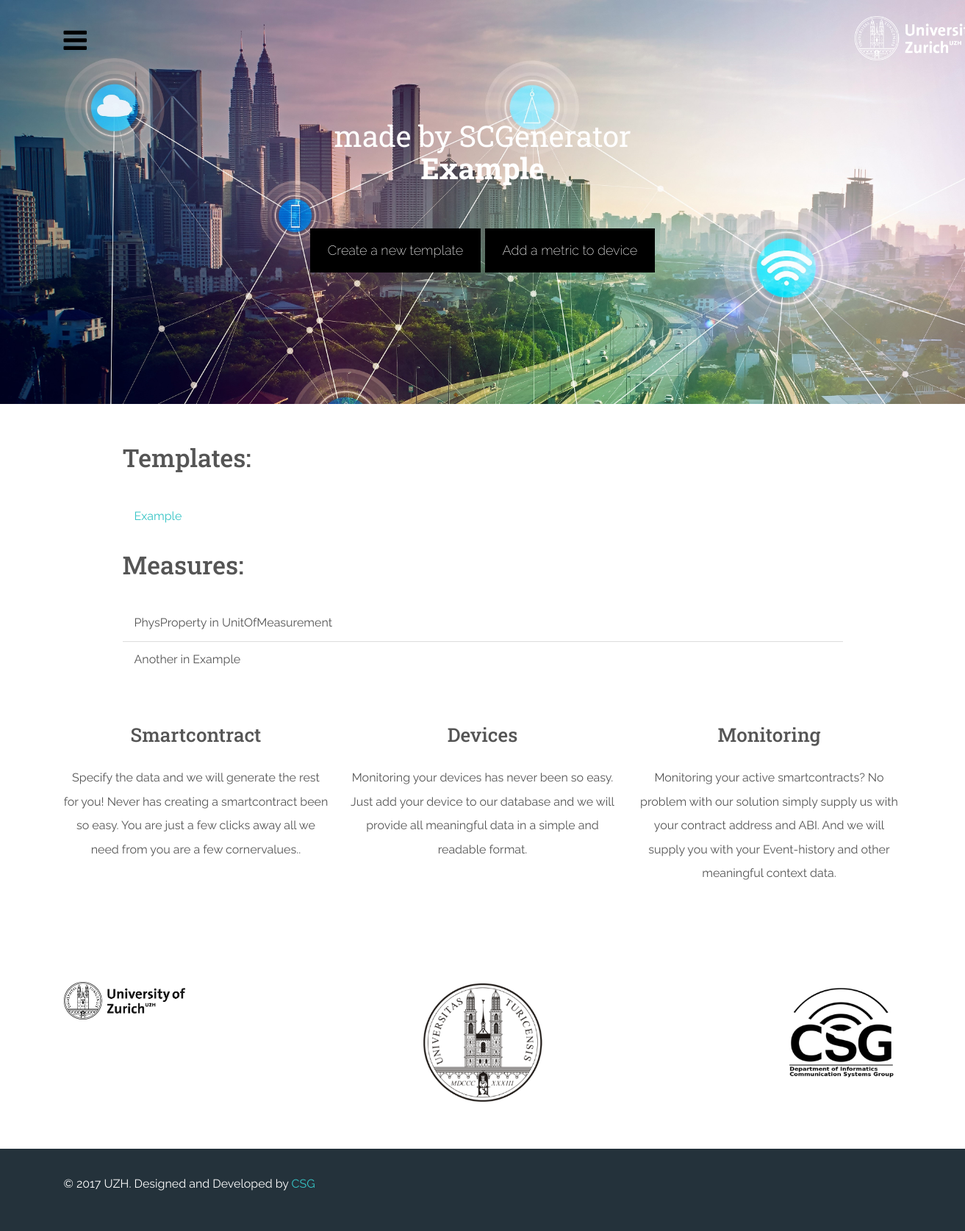
The page /smartGenerator/device/16/ on the database as committed earlier.
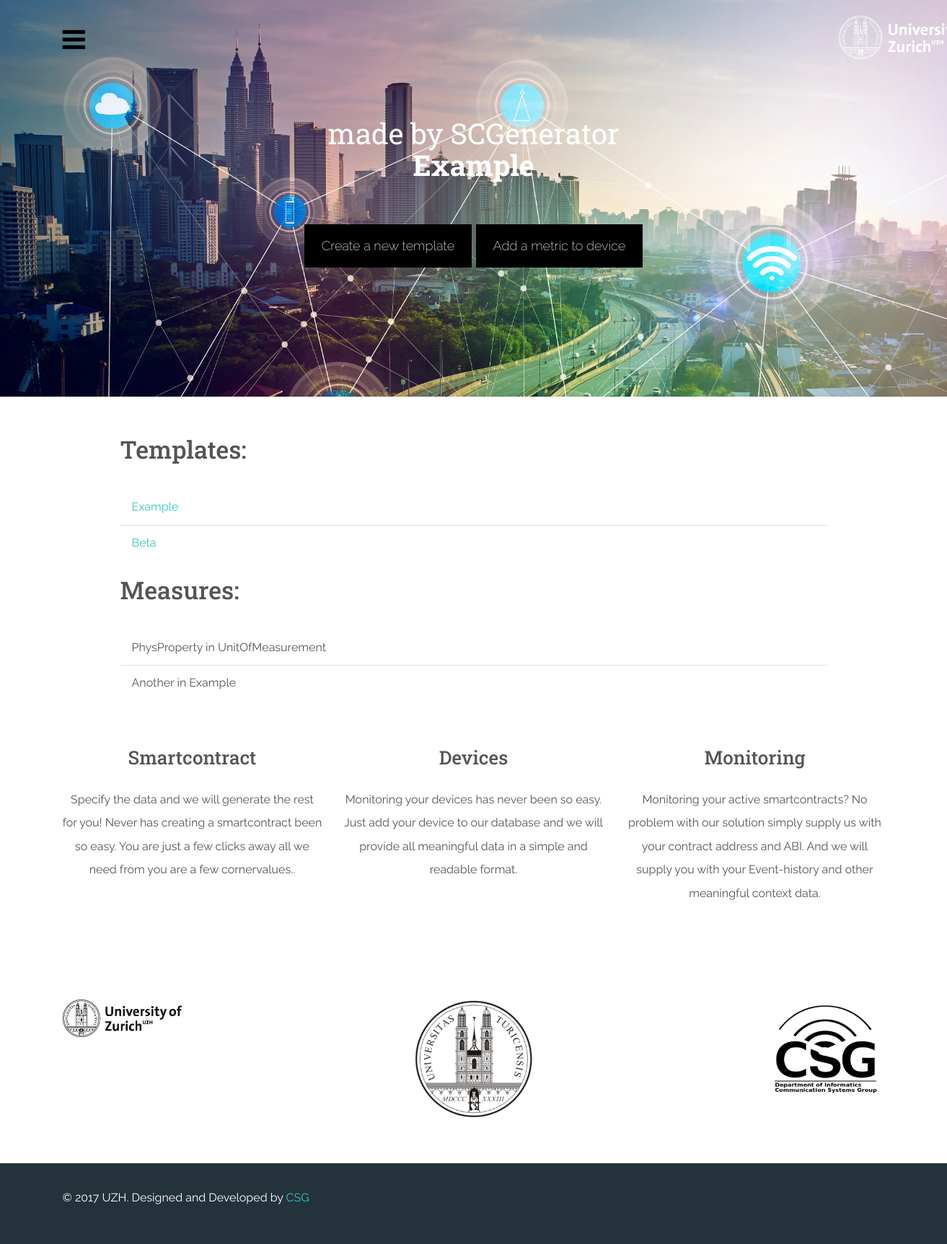
The same page on the database as committed later.
### smartpollution/models.py (models this page shows, shortened)
class Template(models.Model):
    template_name=models.CharField(max_length=200, null=True)
    device=models.ForeignKey(Device, on_delete=models.CASCADE)
    gas_estimate_thres=models.IntegerField(blank=True, null=True)
    gas_estimate_no_thres=models.IntegerField(blank=True, null=True)

class Metric(models.Model):
    physical_property=models.CharField(max_length=200)
    unit_of_measurement=models.CharField(max_length=200)

### smartpollution/views.py (the view)
# urls.py: url(r'^device/(?P<pk>[0-9]+)/$', views.detail_view, name='detail'),
def detail_view(request, pk):
    try:
        arguments = {}
        arguments['pk'] = pk
        arguments['device'] = Device.objects.get(id=pk)
        arguments['templates'] = Template.objects.filter(device=Device.objects.get(id=pk))
        return render(request, 'smartpollution/detail.html', arguments)
    except:
        return return_problem_page(request)

### smartpollution/templates/smartpollution/detail.html (shortened to what the changed rows need)
<!DOCTYPE html>
<html lang="en">
<head>
    {% load static %}
    <link rel="stylesheet" href="{% static 'smartpollution/w3.css' %}">
    <link href="{% static 'bootstrap/css/theme.css' %}" rel="stylesheet">
    <link href="{% static 'smartpollution/style.css' %}" rel="stylesheet">
    <link rel="stylesheet" href="https://cdnjs.cloudflare.com/ajax/libs/typicons/2.0.8/typicons.min.css">
    <link rel="stylesheet" href="https://maxcdn.bootstrapcdn.com/font-awesome/4.7.0/css/font-awesome.min.css">
    <link rel="stylesheet" href="{% static 'assets/css/pushy.css' %}">
    <link rel="stylesheet" href="{% static 'assets/css/masonry.css' %}">
    <link rel="stylesheet" href="{% static 'assets/css/animate.css' %}">
    <link rel="stylesheet" href="{% static 'assets/css/magnific-popup.css' %}">
    <link rel="stylesheet" href="{% static 'assets/css/odometer-theme-default.css' %}">
</head>
<body class="">
<header id="home">
    <div class="container-fluid">
        <div class="container">
            <div class="jumbotron">
                <h1>
                    <small>made by {{ device.manufacturing_company }}</small>
                    <strong>{{ device.device_name }}</strong></h1>
            </div>
        </div>
    </div>
</header>
<section id="feat">
    <div class="container">
        <div class="w3-content">
            <br class="w3-twothird">
            <ul class="w3-ul">
                {% for temp in templates %}
                    <li><a href="{% url 'smartpollution:detail_template' temp.id %}">{{ temp.template_name }}</a></li>
                {% endfor %}
            </ul>
            <ul class="w3-ul">
                {% for met in device.metrics.all %}
                    <li>{{ met.physical_property }} in {{ met.unit_of_measurement }}<br/></li>
                {% endfor %}
            </ul>
        </div>
    </div>
</section>
</body>
</html>

Rows that differ between the two databases and show on the page:
added Template: template_name "Beta"
